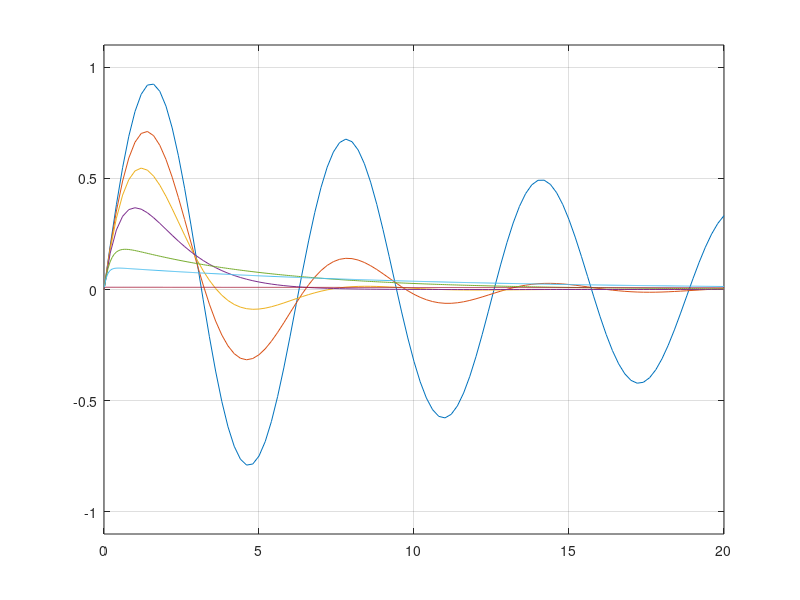

MATLAB code for this plot:
clear all;close all;clc;
pkg load control

% Constants
m = 1;
k = 1;
b = [0.1 0.5 1 2 5 10 100];
t_max = 20;

for n = 1:length(b)
  A = [0 1; -k/m -b(n)/m];
  B = [0; 1/m];
  C = [1 0];
  D = [0];
  sys = ss(A,B,C,D);
  [y t]=impulse(sys,t_max);

  % Plot
  plot(t,y)
  grid on
  axis([0 t_max -1.1 1.1])
  hold on
endfor